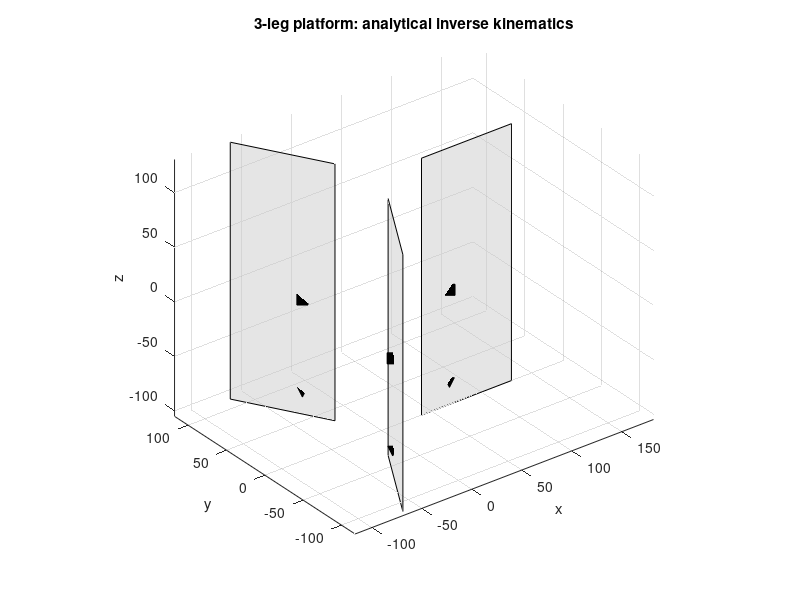

Write MATLAB code to recreate this figure. (Note: this script raises an error after producing the figure.)
clear; clc; close all;

% =========================================================================
% ANALYTICAL INVERSE KINEMATICS FOR THE 3-LEG PLATFORM
% =========================================================================
%
% PURPOSE
% -------
% This script computes the 3 motor angles analytically from:
%
%   roll, pitch, h
%
% where
%   roll  = platform rotation about x
%   pitch = platform rotation about y
%   h     = platform-center height
%
% The script assumes:
%   1) 3 identical legs arranged symmetrically at 120 degrees
%   2) each leg moves in its own vertical plane
%   3) each leg consists of:
%        - a servo horn of length r1
%        - a rod of length r2
%        - a ball joint on the platform
%
% IMPORTANT MODEL IDEA
% --------------------
% The desired platform pose is not used directly.
%
% First, the platform is tilted by roll and pitch.
% Then an additional rigid-body correction is computed analytically:
%
%   - translation in x
%   - translation in y
%   - yaw rotation about z
%
% This correction makes the 3 platform joints lie exactly in the 3 actuator
% planes. After that, each leg becomes a simple 2D inverse-kinematics
% problem.
%
% BRANCH SELECTION
% ----------------
% Each leg has two mathematical angle solutions.
% In this simplified script, we only allow the branch where the SERVO HORN
% points outward.
%
% If both candidates point outward, we choose the one with the smaller
% wrapped angle in [0, 360).
%
% If neither candidate points outward, the requested pose is rejected.
%
% ANGLE CONVENTION
% ----------------
% In the local leg frame:
%
%   alpha = 0 deg   -> horn points straight downward
%   alpha = 90 deg  -> horn points horizontally outward
%   alpha = 180 deg -> horn points straight upward
%
% =========================================================================
% USER INPUT
% =========================================================================

% Plattenwinkel und Höhe
roll = deg2rad(0.0);               % [rad]
pitch = deg2rad(0.0);              % [rad]
h = 110.5;                          % [mm] von Servowelle-Ebene zu Kugelgelenk-Ebene

% =========================================================================
% ROTATION MATRICES
% =========================================================================

Rx = @(phi) [1 0 0; ...
             0 cos(phi) -sin(phi); ...
             0 sin(phi)  cos(phi)];

Ry = @(phi) [cos(phi) 0 sin(phi); ...
              0        1 0; ...
             -sin(phi) 0 cos(phi)];

Rz = @(phi) [cos(phi) -sin(phi) 0; ...
             sin(phi)  cos(phi) 0; ...
             0         0        1];

% =========================================================================
% GEOMETRY
% =========================================================================
%
% TH = azimuth angles of the 3 motors
% r0 = radius of motor axes from the center
% r1 = servo-horn length
% r2 = rod length
% rp = radius of plate
%
% M0 = motor centers
% B0 = horn tips for alpha = 0 deg
% P0 = neutral platform joints

TH = pi/180 * [0 120 240];
r0 = 68.0;
r1 = 85.0;
r2 = 117.0;
rp = 215/2;

M0 = [r0*[cos(TH); sin(TH)];  0  0  0];
B0 = [r0*[cos(TH); sin(TH)]; -r1 -r1 -r1];
P0 = [(rp)*[cos(TH); sin(TH)]; 0 0 0];

% =========================================================================
% STEP 1: TILT THE PLATFORM BY ROLL AND PITCH
% =========================================================================
%
% This gives the desired platform shape before the hidden x/y/yaw correction.

P_tilt = Ry(pitch) * Rx(roll) * P0;

% =========================================================================
% STEP 2: ANALYTICAL PLATFORM LOCKING
% =========================================================================
%
% We seek:
%
%   Pcorr = [dx; dy; h] + Rz(yaw) * P_tilt
%
% such that platform joint i lies in actuator plane i.
%
% For the symmetric 120-degree geometry, dx, dy, yaw can be obtained
% analytically.

a = zeros(3,1);
b = zeros(3,1);

for i = 1:3
    x_i = P_tilt(1,i);
    y_i = P_tilt(2,i);

    % radial / tangential projections of the tilted point
    a(i) =  x_i*cos(TH(i)) + y_i*sin(TH(i));
    b(i) = -x_i*sin(TH(i)) + y_i*cos(TH(i));
end

A = sum(a);
B = sum(b);

% yaw follows from:
%   A*sin(yaw) + B*cos(yaw) = 0
yaw = atan2(-B, A);

f = a*sin(yaw) + b*cos(yaw);

% for TH = [0, 120, 240] deg:
dy = -f(1);
dx = (f(2) - f(3)) / sqrt(3);

Pcorr = [dx; dy; h] + Rz(yaw) * P_tilt;
C = mean(Pcorr, 2);

% =========================================================================
% BALL POSITION IN GLOBAL FRAME
% =========================================================================
ball_radius = 20.0;     % [mm], z.B. Pingpongball: 40 mm Durchmesser
plate_offset = 0.0;    % [mm], Platte liegt 11.5 mm über der Kugelgelenk-Ebene

% =========================================================================
% STEP 3: ANALYTICAL 2D IK FOR EACH LEG
% =========================================================================
%
% For leg i:
%   1) rotate platform joint i into the local leg frame
%   2) solve the planar 2-link problem analytically
%   3) keep only the branch where the horn points outward
%
% In the local leg frame:
%
%   motor axis = [r0; 0; 0]
%
%   horn tip   = [r0 + r1*sin(alpha);
%                 0;
%                -r1*cos(alpha)]
%
% The corrected platform joint should lie in the local x-z plane.

alpha          = nan(3,1);    % chosen angle [rad], raw branch value
alpha_deg      = nan(3,1);    % chosen angle [deg], wrapped to [0,360)
alpha_cand_deg = nan(3,2);    % both candidate angles [deg], wrapped
H_local        = nan(3,3);    % chosen horn tip in local frame
H_global       = nan(3,3);    % chosen horn tip in global frame

plane_residual = nan(3,1);    % local y of corrected platform point
rod_error      = nan(3,1);    % rod length error
horn_outward   = false(3,1);  % chosen horn points outward?

tol = 1e-12;

for i = 1:3

    % ---------------------------------------------------------------------
    % 3.1 Corrected platform joint in local leg frame
    % ---------------------------------------------------------------------
    P_local = Rz(-TH(i)) * Pcorr(:,i);
    plane_residual(i) = P_local(2);

    % ---------------------------------------------------------------------
    % 3.2 Target relative to motor axis
    % ---------------------------------------------------------------------
    %
    % Motor axis: [r0; 0; 0]
    % Platform point: [x; 0; z]
    %
    % Define:
    %   u = x - r0
    %   w = z
    %
    % Then rho is the distance from the motor axis to the platform point.

    u   = P_local(1) - r0;
    w   = P_local(3);
    rho = hypot(u, w);

    % reachability of the 2-link chain
    if rho < abs(r1-r2) - tol || rho > (r1+r2) + tol
        error('Leg %d is not reachable for the requested pose.', i);
    end

    % ---------------------------------------------------------------------
    % 3.3 Two analytical IK branches
    % ---------------------------------------------------------------------
    %
    % The rod-length equation leads to:
    %
    %   alpha = beta +/- gamma
    %
    % where
    %   beta  = atan2(u, -w)
    %   gamma = acos((r1^2 + rho^2 - r2^2)/(2*r1*rho))

    c = (r1^2 + rho^2 - r2^2) / (2*r1*rho);
    c = max(-1, min(1, c));   % numerical safety

    beta  = atan2(u, -w);
    gamma = acos(c);

    cand = [beta + gamma; ...
            beta - gamma];

    Hcand = zeros(3,2);
    cand_deg_wrap = zeros(2,1);
    is_horn_outward = false(2,1);

    for k = 1:2
        % horn tip for candidate k
        Hcand(:,k) = [r0 + r1*sin(cand(k)); ...
                      0; ...
                     -r1*cos(cand(k))];

        % wrapped angle in [0, 360)
        cand_deg_wrap(k) = mod(rad2deg(cand(k)), 360);

        % outward means: horn tip lies radially outside the motor axis
        is_horn_outward(k) = (Hcand(1,k) >= r0 - tol);
    end

    alpha_cand_deg(i,:) = cand_deg_wrap.';

    % ---------------------------------------------------------------------
    % 3.4 Keep only outward-horn branches
    % ---------------------------------------------------------------------
    ok = find(is_horn_outward);

    if isempty(ok)
        error('Leg %d has no outward-horn solution for this pose.', i);
    end

    % If both are outward, choose the smaller wrapped angle.
    if numel(ok) == 2
        [~, idx] = min(cand_deg_wrap(ok));
        chosen = ok(idx);
    else
        chosen = ok(1);
    end

    alpha(i)     = cand(chosen);
    alpha_deg(i) = cand_deg_wrap(chosen);
    H_local(:,i) = Hcand(:,chosen);
    H_global(:,i)= Rz(TH(i)) * H_local(:,i);

    horn_outward(i) = is_horn_outward(chosen);

    % rod-length check
    rod_error(i) = norm(P_local - H_local(:,i)) - r2;
end

% =========================================================================
% TEXT OUTPUT
% =========================================================================

fprintf('\n============================================================\n');
fprintf('ANALYTICAL INVERSE KINEMATICS RESULT\n');
fprintf('============================================================\n');

fprintf('\nDesired pose:\n');
fprintf('  roll  = %+8.4f rad  = %+8.3f deg\n', roll,  rad2deg(roll));
fprintf('  pitch = %+8.4f rad  = %+8.3f deg\n', pitch, rad2deg(pitch));
fprintf('  h     = %+8.4f\n', h);

fprintf('\nHidden analytical correction:\n');
fprintf('  dx   = %+12.6f\n', dx);
fprintf('  dy   = %+12.6f\n', dy);
fprintf('  yaw  = %+12.6f rad  = %+9.4f deg\n', yaw, rad2deg(yaw));

fprintf('\nPlatform center after correction:\n');
fprintf('  C = [%+.6f  %+.6f  %+.6f]^T\n', C(1), C(2), C(3));

fprintf('\nMotor angles:\n');
for i = 1:3
    fprintf('  Leg %d:\n', i);
    fprintf('    candidate 1 = %+10.5f deg\n', alpha_cand_deg(i,1));
    fprintf('    candidate 2 = %+10.5f deg\n', alpha_cand_deg(i,2));
    fprintf('    chosen      = %+10.5f deg\n', alpha_deg(i));
end

fprintf('\nChecks:\n');
for i = 1:3
    fprintf('  Leg %d:\n', i);
    fprintf('    plane residual y_local = %+ .3e\n', plane_residual(i));
    fprintf('    rod length error       = %+ .3e\n', rod_error(i));
    fprintf('    horn points outward?   = %d\n', horn_outward(i));
end

fprintf('\nSummary:\n');
fprintf('  max abs plane residual = %.3e\n', max(abs(plane_residual)));
fprintf('  max abs rod error      = %.3e\n', max(abs(rod_error)));
fprintf('  all outward?           = %d\n', all(horn_outward));

% =========================================================================
% SIMPLE 3D PLOT
% =========================================================================

figure('Color','w','Name','Analytical inverse kinematics');
hold on; grid on; axis equal; view(3);

xlabel('x');
ylabel('y');
zlabel('z');
title('3-leg platform: analytical inverse kinematics');

% draw actuator planes
zmin = min([Pcorr(3,:) H_global(3,:) B0(3,:)]) - 20;
zmax = max([Pcorr(3,:) H_global(3,:) B0(3,:)]) + 20;
s1 = 40;
s2 = 130;

for i = 1:3
    er = [cos(TH(i)); sin(TH(i)); 0];
    Cplane = [s1*er + [0;0;zmin], ...
              s2*er + [0;0;zmin], ...
              s2*er + [0;0;zmax], ...
              s1*er + [0;0;zmax]];

    patch(Cplane(1,:), Cplane(2,:), Cplane(3,:), [0.8 0.8 0.8], ...
        'FaceAlpha', 0.5, 'EdgeColor', 'k');
end

% motor centers
plot3(M0(1,:), M0(2,:), M0(3,:), 'ks', ...
    'MarkerFaceColor', 'k', 'MarkerSize', 8, 'DisplayName', 'motor centers');

% neutral horn tips, just as reference
plot3(B0(1,:), B0(2,:), B0(3,:), 'kv', ...
    'MarkerFaceColor', 'k', 'MarkerSize', 7, 'DisplayName', 'neutral horn tips');

% corrected platform triangle
draw_triangle(Pcorr, 'b-', 'corrected platform');

% platform center
plot3(C(1), C(2), C(3), 'bo', ...
    'MarkerFaceColor', 'b', 'MarkerSize', 7, 'DisplayName', 'platform center');

% servo horns and rods
for i = 1:3
    % motor center -> horn tip
    plot3([M0(1,i) H_global(1,i)], ...
          [M0(2,i) H_global(2,i)], ...
          [M0(3,i) H_global(3,i)], 'r-', ...
          'LineWidth', 2, 'HandleVisibility', 'off');

    % horn tip -> platform joint
    plot3([H_global(1,i) Pcorr(1,i)], ...
          [H_global(2,i) Pcorr(2,i)], ...
          [H_global(3,i) Pcorr(3,i)], 'g-', ...
          'LineWidth', 2, 'HandleVisibility', 'off');

    % markers
    plot3(H_global(1,i), H_global(2,i), H_global(3,i), 'ro', ...
        'MarkerFaceColor', 'r', 'MarkerSize', 7, ...
        'HandleVisibility', 'off');

    plot3(Pcorr(1,i), Pcorr(2,i), Pcorr(3,i), 'bo', ...
        'MarkerFaceColor', 'b', 'MarkerSize', 7, ...
        'HandleVisibility', 'off');

    text(Pcorr(1,i), Pcorr(2,i), Pcorr(3,i), sprintf('  %d', i), ...
        'FontSize', 11, 'Color', 'b');
end

legend('Location','bestoutside');
sgtitle(sprintf('roll = %.2f deg, pitch = %.2f deg, h = %.2f', ...
    rad2deg(roll), rad2deg(pitch), h));

% =========================================================================
% LOCAL HELPER FUNCTION
% =========================================================================

function draw_triangle(P, style, name)
    idx = [1 2 3 1];
    plot3(P(1,idx), P(2,idx), P(3,idx), style, ...
        'LineWidth', 2, 'DisplayName', name);
end
